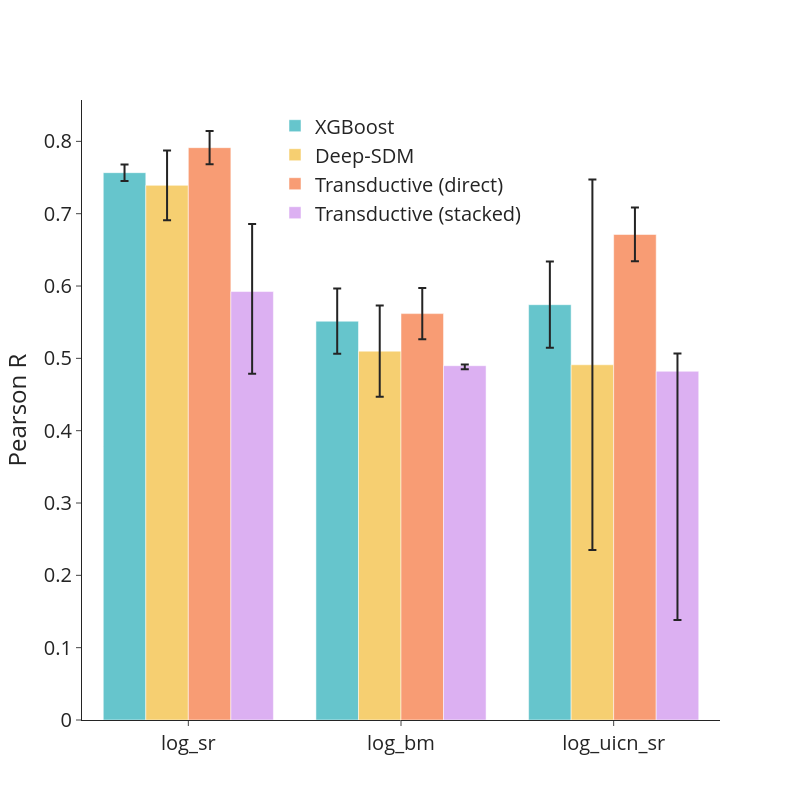

This figure's notebook cell:
### Code cell
fig = go.Figure()

colors = px.colors.qualitative.Pastel

for i, n in enumerate(names[:-1]):
    fig.add_trace(go.Bar(
        name=n,
        x=scores.index, y=scores.iloc[:,i],
        error_y=dict(type='data', array=errors[i]),
        marker_color=colors[i % len(colors)],
    ))

fig.add_trace(go.Bar(
    name=names[-1],
    x=tdstacked_r2.index, y=scores.iloc[:,-1],
    error_y=dict(type='data',
                 symmetric=False,
                 array=tdstacked_r2['max'] - scores.iloc[:,-1],
                 arrayminus=scores.iloc[:,-1] -tdstacked_r2['min']),
    marker_color=colors[len(names) -1 % len(colors)],
    ))

fig.update_layout(barmode='group',
                  width = 800, height=800,
                  template = 'simple_white',
                  title='',
                  xaxis_title='',
                  yaxis_title='Pearson R',
                  font=dict(size=20),
                  legend_title_text='',
                  legend=dict(yanchor="top",
                              y=0.99,
                              xanchor="center",
                              x=0.5),
)

fig.show()


# fig = px.bar(data, x=data['species'], y='pearsonr', color='model', template = 'simple_white', barmode='group',
#            width = 800, height=800,
#            )

### Figure 1 — Plotly figure (JSON) as saved in the notebook; plotly's stock layout.template omitted (floating-point values rounded to 4 significant figures)
{"data": [{"error_y": {"array": [0.01142, 0.04511, 0.05967], "type": "data"}, "marker": {"color": "rgb(102, 197, 204)"}, "name": "XGBoost", "type": "bar", "x": ["log_sr", "log_bm", "log_uicn_sr"], "y": [0.7567, 0.5513, 0.5742]}, {"error_y": {"array": [0.04835, 0.06303, 0.256], "type": "data"}, "marker": {"color": "rgb(246, 207, 113)"}, "name": "Deep-SDM", "type": "bar", "x": ["log_sr", "log_bm", "log_uicn_sr"], "y": [0.7392, 0.5099, 0.4911]}, {"error_y": {"array": [0.02303, 0.03531, 0.03716], "type": "data"}, "marker": {"color": "rgb(248, 156, 116)"}, "name": "Transductive (direct)", "type": "bar", "x": ["log_sr", "log_bm", "log_uicn_sr"], "y": [0.7913, 0.5619, 0.6712]}, {"error_y": {"array": [-0.00492, 0.09347, 0.02468], "arrayminus": [-0.001704, 0.1138, 0.3439], "symmetric": false, "type": "data"}, "marker": {"color": "rgb(220, 176, 242)"}, "name": "Transductive (stacked)", "type": "bar", "x": ["log_bm", "log_sr", "log_uicn_sr"], "y": [0.4898, 0.5924, 0.4821]}], "layout": {"barmode": "group", "font": {"size": 20}, "height": 800, "legend": {"title": {"text": ""}, "x": 0.5, "xanchor": "center", "y": 0.99, "yanchor": "top"}, "title": {"text": ""}, "width": 800, "xaxis": {"title": {"text": ""}}, "yaxis": {"title": {"text": "Pearson R"}}}}
